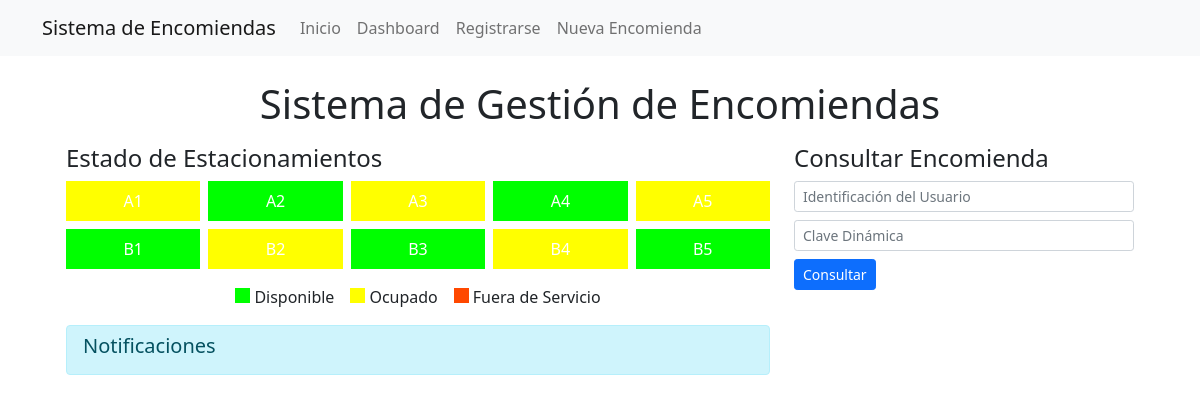
Before: / with the older database file.
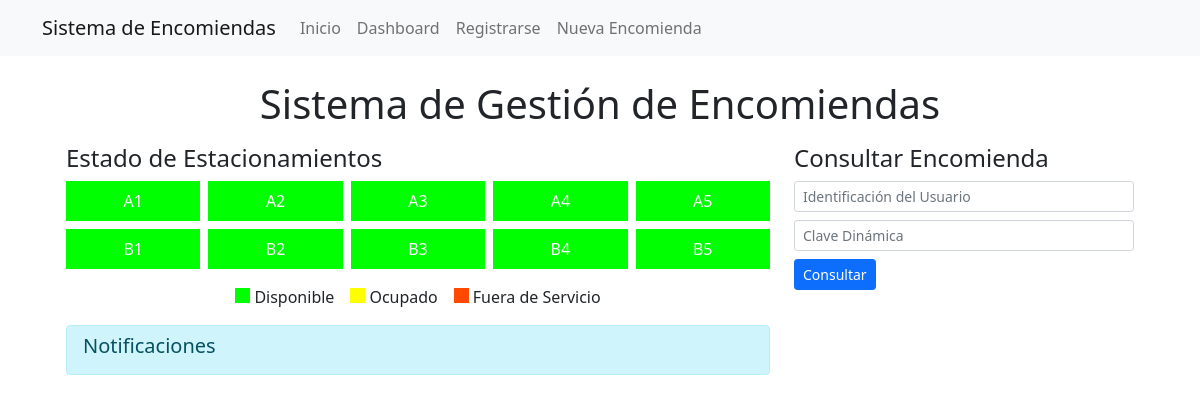
After: the same page with the newer database file.
### tables this page shows
CREATE TABLE garajes (
    id TEXT PRIMARY KEY,
    estado TEXT NOT NULL
);

### app.py (the view)
@app.route('/')
def index():
    conn = get_db_connection()
    estacionamientos = conn.execute('SELECT * FROM garajes').fetchall()
    conn.close()
    return render_template('index.html', estacionamientos=estacionamientos)

### app.py (called while the page is built)
def get_db_connection():
    conn = sqlite3.connect('database.db')
    conn.row_factory = sqlite3.Row
    return conn

### templates/index.html (shortened to what this page needs)
{% extends "base.html" %}
{% block content %}
<div class="container-fluid px-4">
    <h1 class="text-center my-3">Sistema de Gestión de Encomiendas</h1>
    <div class="row">
        <div class="col-md-8">
            <h2 class="h4 mb-2">Estado de Estacionamientos</h2>
            <div id="estacionamientos" class="row row-cols-5 g-2 mb-3">
                {% for estacionamiento in estacionamientos %}
                <div class="col">
                    <div class="estacionamiento {{ estacionamiento.estado }} p-2 text-center text-white">
                        {{ estacionamiento.id }}
                    </div>
                </div>
                {% endfor %}
            </div>
            <div class="d-flex justify-content-center mb-3">
                <div class="me-3"><div class="estacionamiento disponible d-inline-block me-1" style="width: 15px; height: 15px;"></div>Disponible</div>
                <div class="me-3"><div class="estacionamiento ocupado d-inline-block me-1" style="width: 15px; height: 15px;"></div>Ocupado</div>
                <div><div class="estacionamiento fuera-de-servicio d-inline-block me-1" style="width: 15px; height: 15px;"></div>Fuera de Servicio</div>
            </div>
            <div id="notificaciones" class="alert alert-info py-2 px-3 mb-3">
                <h4 class="h5 mb-2">Notificaciones</h4>
            </div>
        </div>
        <div class="col-md-4">
            <h3 class="h4 mb-2">Consultar Encomienda</h3>
            <form id="consultaForm" class="mb-3">
                <div class="mb-2">
                    <input type="text" class="form-control form-control-sm" name="identificacion" placeholder="Identificación del Usuario" required>
                </div>
                <div class="mb-2">
                    <input type="text" class="form-control form-control-sm" name="clave_dinamica" placeholder="Clave Dinámica" required>
                </div>
                <button type="submit" class="btn btn-primary btn-sm">Consultar</button>
            </form>
        </div>
    </div>
</div>
{% endblock %}

### templates/base.html (shortened to what this page needs)
<!DOCTYPE html>
<html lang="es">
<head>
    <link href="https://cdn.jsdelivr.net/npm/bootstrap@5.1.3/dist/css/bootstrap.min.css" rel="stylesheet">
    <link rel="stylesheet" href="{{ url_for('static', filename='style.css') }}">
</head>
<body>
    <nav class="navbar navbar-expand-lg navbar-light bg-light">
        <div class="container">
            <a class="navbar-brand" href="{{ url_for('index') }}">Sistema de Encomiendas</a>
            <div class="collapse navbar-collapse" id="navbarNav">
                <ul class="navbar-nav">
                    <li class="nav-item"><a class="nav-link" href="{{ url_for('index') }}">Inicio</a></li>
                    <li class="nav-item"><a class="nav-link" href="{{ url_for('dashboard') }}">Dashboard</a></li>
                    <li class="nav-item"><a class="nav-link" href="{{ url_for('register') }}">Registrarse</a></li>
                    <li class="nav-item"><a class="nav-link" href="{{ url_for('encomienda') }}">Nueva Encomienda</a></li>
                </ul>
            </div>
        </div>
    </nav>
    <div class="container mt-4">
        {% block content %}{% endblock %}
    </div>
</body>
</html>

### static/style.css (style rules this page uses)
.disponible { background-color: #00ff00; }
.ocupado { background-color: #ffff00; }
.fuera-de-servicio { background-color: #ff4800; }

Changed rows visible on the page:
changed garajes "A1": estado "ocupado" → "disponible" (drawn)
changed garajes "A3": estado "ocupado" → "disponible" (drawn)
changed garajes "A5": estado "ocupado" → "disponible" (drawn)
changed garajes "B2": estado "ocupado" → "disponible" (drawn)
changed garajes "B4": estado "ocupado" → "disponible" (drawn)
